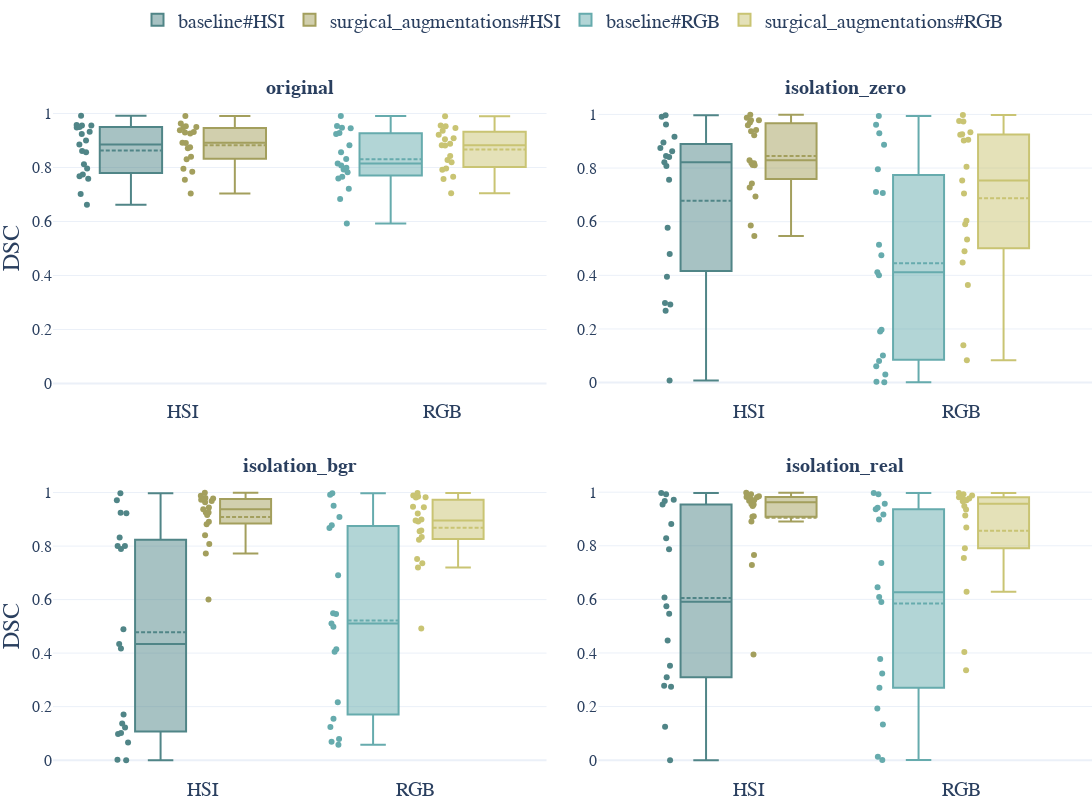

Notebook code for this chart:
### Markdown cell above
## Modality Comparison

### Code cell
fig = make_subplots(
    rows=2,
    cols=2,
    subplot_titles=["<b>original</b>", "<b>isolation_zero</b>", "<b>isolation_bgr</b>", "<b>isolation_real</b>"],
    horizontal_spacing=0.05,
    vertical_spacing=0.12,
)

network_names = {
    "baseline": "baseline",
    "organ_transplantation": "surgical_augmentations",
}


def add_boxplot(fig: go.Figure, dataset: str, row: int, col: int) -> go.Figure:
    for i, series in df[["network", "modality"]].drop_duplicates().iterrows():
        network = series["network"]
        modality = series["modality"]
        name = network_names[network] + "#" + modality
        df_s = df.query("dataset == @dataset and network == @network and modality == @modality")
        fig.add_trace(
            go.Box(
                y=df_s["dice_metric"],
                x=[modality] * len(df_s["dice_metric"]),
                offsetgroup=network,
                text=df_s["label_name"],
                boxpoints="all",
                boxmean=True,
                name=name,
                marker_color=settings_context.network_colors[name],
                legendgroup=name,
                showlegend=row == 1 and col == 1,
            ),
            row=row,
            col=col,
        )

    return fig


fig = add_boxplot(fig, "semantic", row=1, col=1)
fig = add_boxplot(fig, "isolation_0", row=1, col=2)
fig = add_boxplot(fig, "isolation_cloth", row=2, col=1)
fig = add_boxplot(fig, "masks_isolation", row=2, col=2)

# Font size for subplot titles
for i in fig["layout"]["annotations"]:
    i["font"] = dict(size=20)

fig.update_yaxes(title="DSC", title_standoff=15, col=1)
fig.update_yaxes(tickfont=dict(size=16))
fig.update_layout(boxmode="group", boxgap=0.2, boxgroupgap=0.4)
fig.update_layout(yaxis_range=[-0.05, 1.05], xaxis_range=[-0.5, 1.4])
fig.update_layout(legend=dict(title=None, orientation="h", yanchor="bottom", y=1.09, xanchor="center", x=0.5))
fig.update_layout(
    template="plotly_white",
    height=800,
    width=1100,
    font_family="Libertinus Serif",
    font_size=20,
    margin=dict(l=0, r=0, b=0, t=0),
)
fig.write_image(settings_context.paper_dir / "task_performance_modality.pdf")
fig

### Figure 1 — Plotly figure (JSON) as saved in the notebook; plotly's stock layout.template omitted (floating-point values rounded to 4 significant figures)
{"data": [{"boxmean": true, "boxpoints": "all", "legendgroup": "baseline#HSI", "marker": {"color": "#508587"}, "name": "baseline#HSI", "offsetgroup": "baseline", "showlegend": true, "text": ["stomach", "small_bowel", "colon", "liver", "gallbladder", "pancreas", "kidney", "spleen", "bladder", "omentum", "lung", "heart", "skin", "muscle", "fat_subcutaneous", "peritoneum", "major_vein", "kidney_with_Gerotas_fascia", "background"], "type": "box", "x": ["HSI", "HSI", "HSI", "HSI", "HSI", "HSI", "HSI", "HSI", "HSI", "HSI", "HSI", "HSI", "HSI", "HSI", "HSI", "HSI", "HSI", "HSI", "HSI"], "xaxis": "x", "y": [0.8615, 0.9572, 0.9486, 0.9556, 0.8124, 0.9237, 0.8996, 0.9501, 0.9559, 0.7673, 0.8566, 0.9327, 0.7583, 0.8855, 0.6622, 0.774, 0.7015, 0.7967, 0.992], "yaxis": "y"}, {"boxmean": true, "boxpoints": "all", "legendgroup": "surgical_augmentations#HSI", "marker": {"color": "#A39F5D"}, "name": "surgical_augmentations#HSI", "offsetgroup": "organ_transplantation", "showlegend": true, "text": ["stomach", "small_bowel", "colon", "liver", "gallbladder", "pancreas", "kidney", "spleen", "bladder", "omentum", "lung", "heart", "skin", "muscle", "fat_subcutaneous", "peritoneum", "major_vein", "kidney_with_Gerotas_fascia", "background"], "type": "box", "x": ["HSI", "HSI", "HSI", "HSI", "HSI", "HSI", "HSI", "HSI", "HSI", "HSI", "HSI", "HSI", "HSI", "HSI", "HSI", "HSI", "HSI", "HSI", "HSI"], "xaxis": "x", "y": [0.8715, 0.9532, 0.9626, 0.9493, 0.8397, 0.9313, 0.8913, 0.9381, 0.9503, 0.7546, 0.8303, 0.9294, 0.7952, 0.8911, 0.7039, 0.7844, 0.8748, 0.9263, 0.9912], "yaxis": "y"}, {"boxmean": true, "boxpoints": "all", "legendgroup": "baseline#RGB", "marker": {"color": "#66ABAD"}, "name": "baseline#RGB", "offsetgroup": "baseline", "showlegend": true, "text": ["stomach", "small_bowel", "colon", "liver", "gallbladder", "pancreas", "kidney", "spleen", "bladder", "omentum", "lung", "heart", "skin", "muscle", "fat_subcutaneous", "peritoneum", "major_vein", "kidney_with_Gerotas_fascia", "background"], "type": "box", "x": ["RGB", "RGB", "RGB", "RGB", "RGB", "RGB", "RGB", "RGB", "RGB", "RGB", "RGB", "RGB", "RGB", "RGB", "RGB", "RGB", "RGB", "RGB", "RGB"], "xaxis": "x", "y": [0.7825, 0.945, 0.947, 0.924, 0.8076, 0.954, 0.8826, 0.7922, 0.7991, 0.7657, 0.8318, 0.9281, 0.7594, 0.8568, 0.6833, 0.7217, 0.5927, 0.8148, 0.9908], "yaxis": "y"}, {"boxmean": true, "boxpoints": "all", "legendgroup": "surgical_augmentations#RGB", "marker": {"color": "#C9C473"}, "name": "surgical_augmentations#RGB", "offsetgroup": "organ_transplantation", "showlegend": true, "text": ["stomach", "small_bowel", "colon", "liver", "gallbladder", "pancreas", "kidney", "spleen", "bladder", "omentum", "lung", "heart", "skin", "muscle", "fat_subcutaneous", "peritoneum", "major_vein", "kidney_with_Gerotas_fascia", "background"], "type": "box", "x": ["RGB", "RGB", "RGB", "RGB", "RGB", "RGB", "RGB", "RGB", "RGB", "RGB", "RGB", "RGB", "RGB", "RGB", "RGB", "RGB", "RGB", "RGB", "RGB"], "xaxis": "x", "y": [0.8279, 0.9459, 0.956, 0.9357, 0.7917, 0.953, 0.8825, 0.8426, 0.9079, 0.7576, 0.8191, 0.9215, 0.7966, 0.8819, 0.7042, 0.7662, 0.9044, 0.8882, 0.9899], "yaxis": "y"}, {"boxmean": true, "boxpoints": "all", "legendgroup": "baseline#HSI", "marker": {"color": "#508587"}, "name": "baseline#HSI", "offsetgroup": "baseline", "showlegend": false, "text": ["stomach", "small_bowel", "colon", "liver", "gallbladder", "pancreas", "kidney", "spleen", "bladder", "omentum", "lung", "heart", "skin", "muscle", "fat_subcutaneous", "peritoneum", "major_vein", "kidney_with_Gerotas_fascia", "background"], "type": "box", "x": ["HSI", "HSI", "HSI", "HSI", "HSI", "HSI", "HSI", "HSI", "HSI", "HSI", "HSI", "HSI", "HSI", "HSI", "HSI", "HSI", "HSI", "HSI", "HSI"], "xaxis": "x2", "y": [0.3948, 0.9912, 0.845, 0.9622, 0.2911, 0.5775, 0.8949, 0.9169, 0.7568, 0.2674, 0.8218, 0.8628, 0.8751, 0.808, 0.8417, 0.2966, 0.007658, 0.4798, 0.9972], "yaxis": "y2"}, {"boxmean": true, "boxpoints": "all", "legendgroup": "surgical_augmentations#HSI", "marker": {"color": "#A39F5D"}, "name": "surgical_augmentations#HSI", "offsetgroup": "organ_transplantation", "showlegend": false, "text": ["stomach", "small_bowel", "colon", "liver", "gallbladder", "pancreas", "kidney", "spleen", "bladder", "omentum", "lung", "heart", "skin", "muscle", "fat_subcutaneous", "peritoneum", "major_vein", "kidney_with_Gerotas_fascia", "background"], "type": "box", "x": ["HSI", "HSI", "HSI", "HSI", "HSI", "HSI", "HSI", "HSI", "HSI", "HSI", "HSI", "HSI", "HSI", "HSI", "HSI", "HSI", "HSI", "HSI", "HSI"], "xaxis": "x2", "y": [0.9421, 0.9782, 0.9594, 0.9785, 0.586, 0.9702, 0.9372, 0.922, 0.8185, 0.8178, 0.7274, 0.9881, 0.742, 0.8102, 0.8296, 0.6943, 0.8117, 0.5464, 0.9985], "yaxis": "y2"}, {"boxmean": true, "boxpoints": "all", "legendgroup": "baseline#RGB", "marker": {"color": "#66ABAD"}, "name": "baseline#RGB", "offsetgroup": "baseline", "showlegend": false, "text": ["stomach", "small_bowel", "colon", "liver", "gallbladder", "pancreas", "kidney", "spleen", "bladder", "omentum", "lung", "heart", "skin", "muscle", "fat_subcutaneous", "peritoneum", "major_vein", "kidney_with_Gerotas_fascia", "background"], "type": "box", "x": ["RGB", "RGB", "RGB", "RGB", "RGB", "RGB", "RGB", "RGB", "RGB", "RGB", "RGB", "RGB", "RGB", "RGB", "RGB", "RGB", "RGB", "RGB", "RGB"], "xaxis": "x2", "y": [0.1971, 0.7075, 0.7953, 0.8868, 0.03039, 0.1904, 0.7103, 0.4112, 0.5141, 0.08036, 0.93, 0.9618, 0.4751, 0.001602, 0.06082, 0.4001, 0.002748, 0.1006, 0.9944], "yaxis": "y2"}, {"boxmean": true, "boxpoints": "all", "legendgroup": "surgical_augmentations#RGB", "marker": {"color": "#C9C473"}, "name": "surgical_augmentations#RGB", "offsetgroup": "organ_transplantation", "showlegend": false, "text": ["stomach", "small_bowel", "colon", "liver", "gallbladder", "pancreas", "kidney", "spleen", "bladder", "omentum", "lung", "heart", "skin", "muscle", "fat_subcutaneous", "peritoneum", "major_vein", "kidney_with_Gerotas_fascia", "background"], "type": "box", "x": ["RGB", "RGB", "RGB", "RGB", "RGB", "RGB", "RGB", "RGB", "RGB", "RGB", "RGB", "RGB", "RGB", "RGB", "RGB", "RGB", "RGB", "RGB", "RGB"], "xaxis": "x2", "y": [0.7536, 0.9257, 0.903, 0.906, 0.08359, 0.9739, 0.9335, 0.3637, 0.4897, 0.9242, 0.8049, 0.9758, 0.7056, 0.5339, 0.59, 0.6031, 0.1396, 0.4481, 0.9982], "yaxis": "y2"}, {"boxmean": true, "boxpoints": "all", "legendgroup": "baseline#HSI", "marker": {"color": "#508587"}, "name": "baseline#HSI", "offsetgroup": "baseline", "showlegend": false, "text": ["stomach", "small_bowel", "colon", "liver", "gallbladder", "pancreas", "kidney", "spleen", "bladder", "omentum", "lung", "heart", "skin", "muscle", "fat_subcutaneous", "peritoneum", "major_vein", "kidney_with_Gerotas_fascia", "background"], "type": "box", "x": ["HSI", "HSI", "HSI", "HSI", "HSI", "HSI", "HSI", "HSI", "HSI", "HSI", "HSI", "HSI", "HSI", "HSI", "HSI", "HSI", "HSI", "HSI", "HSI"], "xaxis": "x3", "y": [0.1223, 0.9231, 0.789, 0.8007, 0.1706, 0.06559, 0.1017, 0.4342, 0.8317, 0.001489, 0.9243, 0.9717, 0.8005, 0.4896, 0.137, 0.4176, 0.09797, 0, 0.997], "yaxis": "y3"}, {"boxmean": true, "boxpoints": "all", "legendgroup": "surgical_augmentations#HSI", "marker": {"color": "#A39F5D"}, "name": "surgical_augmentations#HSI", "offsetgroup": "organ_transplantation", "showlegend": false, "text": ["stomach", "small_bowel", "colon", "liver", "gallbladder", "pancreas", "kidney", "spleen", "bladder", "omentum", "lung", "heart", "skin", "muscle", "fat_subcutaneous", "peritoneum", "major_vein", "kidney_with_Gerotas_fascia", "background"], "type": "box", "x": ["HSI", "HSI", "HSI", "HSI", "HSI", "HSI", "HSI", "HSI", "HSI", "HSI", "HSI", "HSI", "HSI", "HSI", "HSI", "HSI", "HSI", "HSI", "HSI"], "xaxis": "x3", "y": [0.9376, 0.9762, 0.9783, 0.9799, 0.6004, 0.9441, 0.916, 0.9252, 0.9682, 0.8819, 0.8074, 0.9882, 0.7719, 0.8911, 0.9251, 0.8406, 0.9639, 0.9733, 0.9989], "yaxis": "y3"}, {"boxmean": true, "boxpoints": "all", "legendgroup": "baseline#RGB", "marker": {"color": "#66ABAD"}, "name": "baseline#RGB", "offsetgroup": "baseline", "showlegend": false, "text": ["stomach", "small_bowel", "colon", "liver", "gallbladder", "pancreas", "kidney", "spleen", "bladder", "omentum", "lung", "heart", "skin", "muscle", "fat_subcutaneous", "peritoneum", "major_vein", "kidney_with_Gerotas_fascia", "background"], "type": "box", "x": ["RGB", "RGB", "RGB", "RGB", "RGB", "RGB", "RGB", "RGB", "RGB", "RGB", "RGB", "RGB", "RGB", "RGB", "RGB", "RGB", "RGB", "RGB", "RGB"], "xaxis": "x3", "y": [0.1241, 0.9503, 0.8779, 0.9921, 0.1552, 0.07932, 0.5489, 0.4146, 0.6908, 0.05729, 0.9091, 0.8672, 0.4987, 0.2165, 0.5466, 0.5105, 0.06834, 0.4048, 0.9973], "yaxis": "y3"}, {"boxmean": true, "boxpoints": "all", "legendgroup": "surgical_augmentations#RGB", "marker": {"color": "#C9C473"}, "name": "surgical_augmentations#RGB", "offsetgroup": "organ_transplantation", "showlegend": false, "text": ["stomach", "small_bowel", "colon", "liver", "gallbladder", "pancreas", "kidney", "spleen", "bladder", "omentum", "lung", "heart", "skin", "muscle", "fat_subcutaneous", "peritoneum", "major_vein", "kidney_with_Gerotas_fascia", "background"], "type": "box", "x": ["RGB", "RGB", "RGB", "RGB", "RGB", "RGB", "RGB", "RGB", "RGB", "RGB", "RGB", "RGB", "RGB", "RGB", "RGB", "RGB", "RGB", "RGB", "RGB"], "xaxis": "x3", "y": [0.8233, 0.9816, 0.9856, 0.9467, 0.4919, 0.9827, 0.8957, 0.8341, 0.9216, 0.8557, 0.8585, 0.9893, 0.7518, 0.8992, 0.7359, 0.7199, 0.8917, 0.9447, 0.9981], "yaxis": "y3"}, {"boxmean": true, "boxpoints": "all", "legendgroup": "baseline#HSI", "marker": {"color": "#508587"}, "name": "baseline#HSI", "offsetgroup": "baseline", "showlegend": false, "text": ["stomach", "small_bowel", "colon", "liver", "gallbladder", "pancreas", "kidney", "spleen", "bladder", "omentum", "lung", "heart", "skin", "muscle", "peritoneum", "major_vein", "kidney_with_Gerotas_fascia", "background"], "type": "box", "x": ["HSI", "HSI", "HSI", "HSI", "HSI", "HSI", "HSI", "HSI", "HSI", "HSI", "HSI", "HSI", "HSI", "HSI", "HSI", "HSI", "HSI", "HSI"], "xaxis": "x4", "y": [0.4465, 0.8816, 0.992, 0.5743, 0.3522, 0.1242, 0.7869, 0.6071, 0.8282, 0, 0.9671, 0.9717, 0.9543, 0.2775, 0.309, 0.2743, 0.5462, 0.9971], "yaxis": "y4"}, {"boxmean": true, "boxpoints": "all", "legendgroup": "surgical_augmentations#HSI", "marker": {"color": "#A39F5D"}, "name": "surgical_augmentations#HSI", "offsetgroup": "organ_transplantation", "showlegend": false, "text": ["stomach", "small_bowel", "colon", "liver", "gallbladder", "pancreas", "kidney", "spleen", "bladder", "omentum", "lung", "heart", "skin", "muscle", "peritoneum", "major_vein", "kidney_with_Gerotas_fascia", "background"], "type": "box", "x": ["HSI", "HSI", "HSI", "HSI", "HSI", "HSI", "HSI", "HSI", "HSI", "HSI", "HSI", "HSI", "HSI", "HSI", "HSI", "HSI", "HSI", "HSI"], "xaxis": "x4", "y": [0.9099, 0.9696, 0.9919, 0.9562, 0.9544, 0.7653, 0.9852, 0.9748, 0.9838, 0.9081, 0.9682, 0.9813, 0.9825, 0.3942, 0.7286, 0.9489, 0.8905, 0.9975], "yaxis": "y4"}, {"boxmean": true, "boxpoints": "all", "legendgroup": "baseline#RGB", "marker": {"color": "#66ABAD"}, "name": "baseline#RGB", "offsetgroup": "baseline", "showlegend": false, "text": ["stomach", "small_bowel", "colon", "liver", "gallbladder", "pancreas", "kidney", "spleen", "bladder", "omentum", "lung", "heart", "skin", "muscle", "peritoneum", "major_vein", "kidney_with_Gerotas_fascia", "background"], "type": "box", "x": ["RGB", "RGB", "RGB", "RGB", "RGB", "RGB", "RGB", "RGB", "RGB", "RGB", "RGB", "RGB", "RGB", "RGB", "RGB", "RGB", "RGB", "RGB"], "xaxis": "x4", "y": [0.6092, 0.9423, 0.9924, 0.898, 0.3777, 0.01268, 0.7357, 0.3233, 0.9167, 0.0003275, 0.9573, 0.9364, 0.6448, 0.1926, 0.2701, 0.1326, 0.59, 0.9973], "yaxis": "y4"}, {"boxmean": true, "boxpoints": "all", "legendgroup": "surgical_augmentations#RGB", "marker": {"color": "#C9C473"}, "name": "surgical_augmentations#RGB", "offsetgroup": "organ_transplantation", "showlegend": false, "text": ["stomach", "small_bowel", "colon", "liver", "gallbladder", "pancreas", "kidney", "spleen", "bladder", "omentum", "lung", "heart", "skin", "muscle", "peritoneum", "major_vein", "kidney_with_Gerotas_fascia", "background"], "type": "box", "x": ["RGB", "RGB", "RGB", "RGB", "RGB", "RGB", "RGB", "RGB", "RGB", "RGB", "RGB", "RGB", "RGB", "RGB", "RGB", "RGB", "RGB", "RGB"], "xaxis": "x4", "y": [0.8683, 0.9723, 0.9926, 0.9358, 0.6287, 0.9126, 0.9844, 0.9482, 0.9873, 0.9768, 0.9658, 0.9808, 0.9698, 0.3351, 0.7543, 0.4037, 0.7908, 0.9972], "yaxis": "y4"}], "layout": {"annotations": [{"font": {"size": 20}, "showarrow": false, "text": "<b>original</b>", "x": 0.2375, "xanchor": "center", "xref": "paper", "y": 1, "yanchor": "bottom", "yref": "paper"}, {"font": {"size": 20}, "showarrow": false, "text": "<b>isolation_zero</b>", "x": 0.7625, "xanchor": "center", "xref": "paper", "y": 1, "yanchor": "bottom", "yref": "paper"}, {"font": {"size": 20}, "showarrow": false, "text": "<b>isolation_bgr</b>", "x": 0.2375, "xanchor": "center", "xref": "paper", "y": 0.44, "yanchor": "bottom", "yref": "paper"}, {"font": {"size": 20}, "showarrow": false, "text": "<b>isolation_real</b>", "x": 0.7625, "xanchor": "center", "xref": "paper", "y": 0.44, "yanchor": "bottom", "yref": "paper"}], "boxgap": 0.2, "boxgroupgap": 0.4, "boxmode": "group", "font": {"family": "Libertinus Serif", "size": 20}, "height": 800, "legend": {"orientation": "h", "title": {}, "x": 0.5, "xanchor": "center", "y": 1.09, "yanchor": "bottom"}, "margin": {"b": 0, "l": 0, "r": 0, "t": 0}, "width": 1100, "xaxis": {"anchor": "y", "domain": [0, 0.475], "range": [-0.5, 1.4]}, "xaxis2": {"anchor": "y2", "domain": [0.525, 1]}, "xaxis3": {"anchor": "y3", "domain": [0, 0.475]}, "xaxis4": {"anchor": "y4", "domain": [0.525, 1]}, "yaxis": {"anchor": "x", "domain": [0.56, 1], "range": [-0.05, 1.05], "tickfont": {"size": 16}, "title": {"standoff": 15, "text": "DSC"}}, "yaxis2": {"anchor": "x2", "domain": [0.56, 1], "tickfont": {"size": 16}}, "yaxis3": {"anchor": "x3", "domain": [0, 0.44], "tickfont": {"size": 16}, "title": {"standoff": 15, "text": "DSC"}}, "yaxis4": {"anchor": "x4", "domain": [0, 0.44], "tickfont": {"size": 16}}}}
